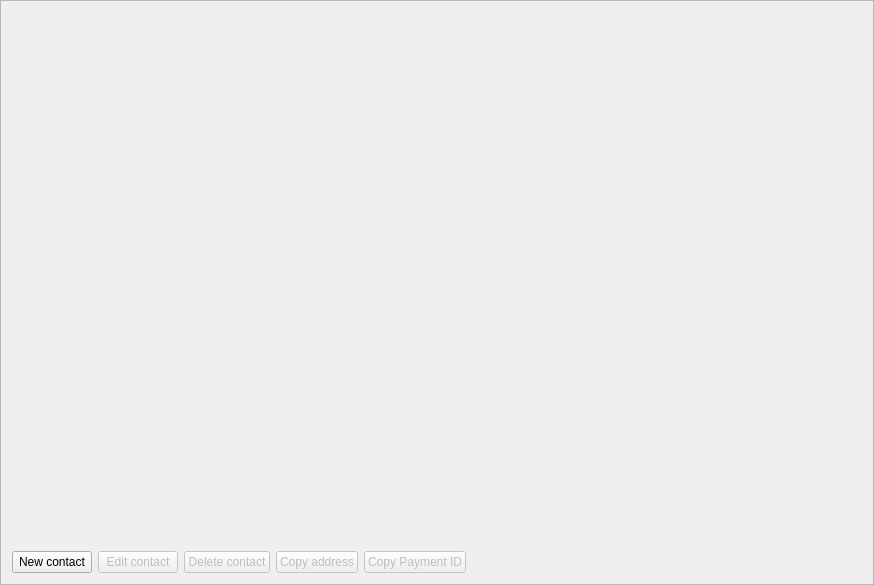
<?xml version="1.0" encoding="UTF-8"?>
<ui version="4.0">
 <class>AddressBookFrame</class>
 <widget class="QFrame" name="AddressBookFrame">
  <property name="geometry">
   <rect>
    <x>0</x>
    <y>0</y>
    <width>874</width>
    <height>585</height>
   </rect>
  </property>
  <property name="windowTitle">
   <string>Frame</string>
  </property>
  <property name="frameShape">
   <enum>QFrame::StyledPanel</enum>
  </property>
  <property name="frameShadow">
   <enum>QFrame::Raised</enum>
  </property>
  <layout class="QVBoxLayout" name="verticalLayout">
   <item>
    <widget class="QTreeView" name="m_addressBookView">
     <property name="palette">
      <palette>
       <active>
        <colorrole role="Button">
         <brush brushstyle="SolidPattern">
          <color alpha="0">
           <red>0</red>
           <green>0</green>
           <blue>0</blue>
          </color>
         </brush>
        </colorrole>
        <colorrole role="Light">
         <brush brushstyle="SolidPattern">
          <color alpha="255">
           <red>173</red>
           <green>173</green>
           <blue>173</blue>
          </color>
         </brush>
        </colorrole>
        <colorrole role="Base">
         <brush brushstyle="NoBrush">
          <color alpha="255">
           <red>0</red>
           <green>0</green>
           <blue>0</blue>
          </color>
         </brush>
        </colorrole>
        <colorrole role="Window">
         <brush brushstyle="SolidPattern">
          <color alpha="0">
           <red>0</red>
           <green>0</green>
           <blue>0</blue>
          </color>
         </brush>
        </colorrole>
        <colorrole role="AlternateBase">
         <brush brushstyle="SolidPattern">
          <color alpha="255">
           <red>166</red>
           <green>166</green>
           <blue>166</blue>
          </color>
         </brush>
        </colorrole>
       </active>
       <inactive>
        <colorrole role="Button">
         <brush brushstyle="SolidPattern">
          <color alpha="0">
           <red>0</red>
           <green>0</green>
           <blue>0</blue>
          </color>
         </brush>
        </colorrole>
        <colorrole role="Light">
         <brush brushstyle="SolidPattern">
          <color alpha="255">
           <red>173</red>
           <green>173</green>
           <blue>173</blue>
          </color>
         </brush>
        </colorrole>
        <colorrole role="Base">
         <brush brushstyle="NoBrush">
          <color alpha="255">
           <red>0</red>
           <green>0</green>
           <blue>0</blue>
          </color>
         </brush>
        </colorrole>
        <colorrole role="Window">
         <brush brushstyle="SolidPattern">
          <color alpha="0">
           <red>0</red>
           <green>0</green>
           <blue>0</blue>
          </color>
         </brush>
        </colorrole>
        <colorrole role="AlternateBase">
         <brush brushstyle="SolidPattern">
          <color alpha="255">
           <red>166</red>
           <green>166</green>
           <blue>166</blue>
          </color>
         </brush>
        </colorrole>
       </inactive>
       <disabled>
        <colorrole role="Button">
         <brush brushstyle="SolidPattern">
          <color alpha="0">
           <red>0</red>
           <green>0</green>
           <blue>0</blue>
          </color>
         </brush>
        </colorrole>
        <colorrole role="Light">
         <brush brushstyle="SolidPattern">
          <color alpha="255">
           <red>173</red>
           <green>173</green>
           <blue>173</blue>
          </color>
         </brush>
        </colorrole>
        <colorrole role="Base">
         <brush brushstyle="NoBrush">
          <color alpha="255">
           <red>0</red>
           <green>0</green>
           <blue>0</blue>
          </color>
         </brush>
        </colorrole>
        <colorrole role="Window">
         <brush brushstyle="SolidPattern">
          <color alpha="0">
           <red>0</red>
           <green>0</green>
           <blue>0</blue>
          </color>
         </brush>
        </colorrole>
        <colorrole role="AlternateBase">
         <brush brushstyle="SolidPattern">
          <color alpha="255">
           <red>166</red>
           <green>166</green>
           <blue>166</blue>
          </color>
         </brush>
        </colorrole>
       </disabled>
      </palette>
     </property>
     <property name="styleSheet">
      <string notr="true">background: transparent;</string>
     </property>
     <property name="alternatingRowColors">
      <bool>true</bool>
     </property>
     <property name="sortingEnabled">
      <bool>false</bool>
     </property>
     <attribute name="headerDefaultSectionSize">
      <number>150</number>
     </attribute>
     <attribute name="headerStretchLastSection">
      <bool>false</bool>
     </attribute>
    </widget>
   </item>
   <item>
    <layout class="QHBoxLayout" name="horizontalLayout">
     <item>
      <widget class="QPushButton" name="m_addAddressButton">
       <property name="styleSheet">
        <string notr="true"/>
       </property>
       <property name="text">
        <string>New contact</string>
       </property>
       <property name="icon">
        <iconset resource="../../resources.qrc">
         <normaloff>:/icons/add_recepient</normaloff>:/icons/add_recepient</iconset>
       </property>
      </widget>
     </item>
     <item>
      <widget class="QPushButton" name="m_editAddressButton">
       <property name="enabled">
        <bool>false</bool>
       </property>
       <property name="styleSheet">
        <string notr="true"/>
       </property>
       <property name="text">
        <string>Edit contact</string>
       </property>
       <property name="icon">
        <iconset resource="../../resources.qrc">
         <normaloff>:/icons/edit</normaloff>:/icons/edit</iconset>
       </property>
      </widget>
     </item>
     <item>
      <widget class="QPushButton" name="m_deleteAddressButton">
       <property name="enabled">
        <bool>false</bool>
       </property>
       <property name="styleSheet">
        <string notr="true"/>
       </property>
       <property name="text">
        <string>Delete contact</string>
       </property>
       <property name="icon">
        <iconset resource="../../resources.qrc">
         <normaloff>:/icons/remove</normaloff>:/icons/remove</iconset>
       </property>
      </widget>
     </item>
     <item>
      <widget class="QPushButton" name="m_copyAddressButton">
       <property name="enabled">
        <bool>false</bool>
       </property>
       <property name="styleSheet">
        <string notr="true"/>
       </property>
       <property name="text">
        <string>Copy address</string>
       </property>
       <property name="icon">
        <iconset resource="../../resources.qrc">
         <normaloff>:/icons/copy_white</normaloff>
         <selectedoff>:/icons/copy_white</selectedoff>:/icons/copy_white</iconset>
       </property>
      </widget>
     </item>
     <item>
      <widget class="QPushButton" name="m_copyPaymentIdButton">
       <property name="enabled">
        <bool>false</bool>
       </property>
       <property name="styleSheet">
        <string notr="true"/>
       </property>
       <property name="text">
        <string>Copy Payment ID</string>
       </property>
       <property name="icon">
        <iconset resource="../../resources.qrc">
         <normaloff>:/icons/copy_white</normaloff>
         <selectedoff>:/icons/copy_white</selectedoff>:/icons/copy_white</iconset>
       </property>
      </widget>
     </item>
     <item>
      <spacer name="horizontalSpacer">
       <property name="orientation">
        <enum>Qt::Horizontal</enum>
       </property>
       <property name="sizeHint" stdset="0">
        <size>
         <width>40</width>
         <height>20</height>
        </size>
       </property>
      </spacer>
     </item>
    </layout>
   </item>
  </layout>
 </widget>
 <resources>
  <include location="../../resources.qrc"/>
 </resources>
 <connections>
  <connection>
   <sender>m_addAddressButton</sender>
   <signal>clicked()</signal>
   <receiver>AddressBookFrame</receiver>
   <slot>addClicked()</slot>
   <hints>
    <hint type="sourcelabel">
     <x>53</x>
     <y>556</y>
    </hint>
    <hint type="destinationlabel">
     <x>436</x>
     <y>292</y>
    </hint>
   </hints>
  </connection>
  <connection>
   <sender>m_deleteAddressButton</sender>
   <signal>clicked()</signal>
   <receiver>AddressBookFrame</receiver>
   <slot>deleteClicked()</slot>
   <hints>
    <hint type="sourcelabel">
     <x>148</x>
     <y>556</y>
    </hint>
    <hint type="destinationlabel">
     <x>436</x>
     <y>292</y>
    </hint>
   </hints>
  </connection>
  <connection>
   <sender>m_copyAddressButton</sender>
   <signal>clicked()</signal>
   <receiver>AddressBookFrame</receiver>
   <slot>copyClicked()</slot>
   <hints>
    <hint type="sourcelabel">
     <x>243</x>
     <y>556</y>
    </hint>
    <hint type="destinationlabel">
     <x>436</x>
     <y>292</y>
    </hint>
   </hints>
  </connection>
  <connection>
   <sender>m_editAddressButton</sender>
   <signal>clicked()</signal>
   <receiver>AddressBookFrame</receiver>
   <slot>editClicked()</slot>
   <hints>
    <hint type="sourcelabel">
     <x>147</x>
     <y>561</y>
    </hint>
    <hint type="destinationlabel">
     <x>436</x>
     <y>292</y>
    </hint>
   </hints>
  </connection>
  <connection>
   <sender>m_copyPaymentIdButton</sender>
   <signal>clicked()</signal>
   <receiver>AddressBookFrame</receiver>
   <slot>copyPaymentIdClicked()</slot>
   <hints>
    <hint type="sourcelabel">
     <x>455</x>
     <y>561</y>
    </hint>
    <hint type="destinationlabel">
     <x>436</x>
     <y>292</y>
    </hint>
   </hints>
  </connection>
 </connections>
 <slots>
  <slot>addClicked()</slot>
  <slot>deleteClicked()</slot>
  <slot>copyClicked()</slot>
 </slots>
</ui>
